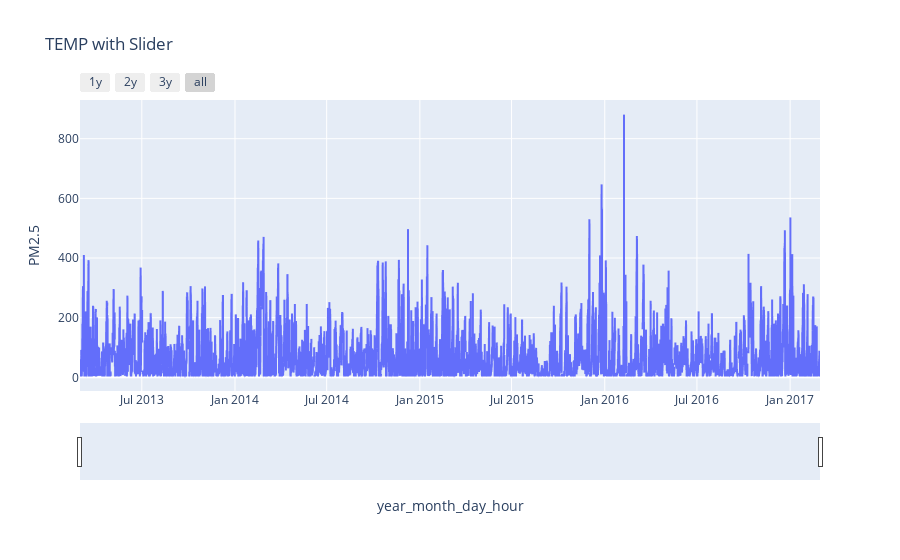

Notebook source saved alongside this figure:
### Code cell
#Visualize the PM2.5 column 
"""
This cell uses the plotly express library to visualize the 'PM2.5' column in the dataframe.
"""
fig = px.line(data, x='year_month_day_hour', y='PM2.5', title='TEMP with Slider')

fig.update_xaxes(
    rangeslider_visible=True,
    rangeselector=dict(
        buttons=list([
            dict(count=1, label="1y", step="year", stepmode="backward"),
            dict(count=2, label="2y", step="year", stepmode="backward"),
            dict(count=3, label="3y", step="year", stepmode="backward"),
            dict(step="all")
        ])
    )
)
fig.show()

### Figure 1 — Plotly figure (JSON) as saved in the notebook; plotly's stock layout.template omitted (floating-point values rounded to 4 significant figures; data arrays with more than 128 entries replaced by an {"elided": "..."} marker saying what was removed)
{"data": [{"hovertemplate": "year_month_day_hour=%{x}<br>PM2.5=%{y}<extra></extra>", "legendgroup": "", "line": {"color": "#636efa", "dash": "solid"}, "marker": {"symbol": "circle"}, "mode": "lines", "name": "", "showlegend": false, "type": "scattergl", "x": {"elided": "35064 str values"}, "xaxis": "x", "y": {"elided": "35064 float values"}, "yaxis": "y"}], "layout": {"legend": {"tracegroupgap": 0}, "title": {"text": "TEMP with Slider"}, "xaxis": {"anchor": "y", "domain": [0, 1], "rangeselector": {"buttons": [{"count": 1, "label": "1y", "step": "year", "stepmode": "backward"}, {"count": 2, "label": "2y", "step": "year", "stepmode": "backward"}, {"count": 3, "label": "3y", "step": "year", "stepmode": "backward"}, {"step": "all"}]}, "rangeslider": {"visible": true}, "title": {"text": "year_month_day_hour"}}, "yaxis": {"anchor": "x", "domain": [0, 1], "title": {"text": "PM2.5"}}}}
